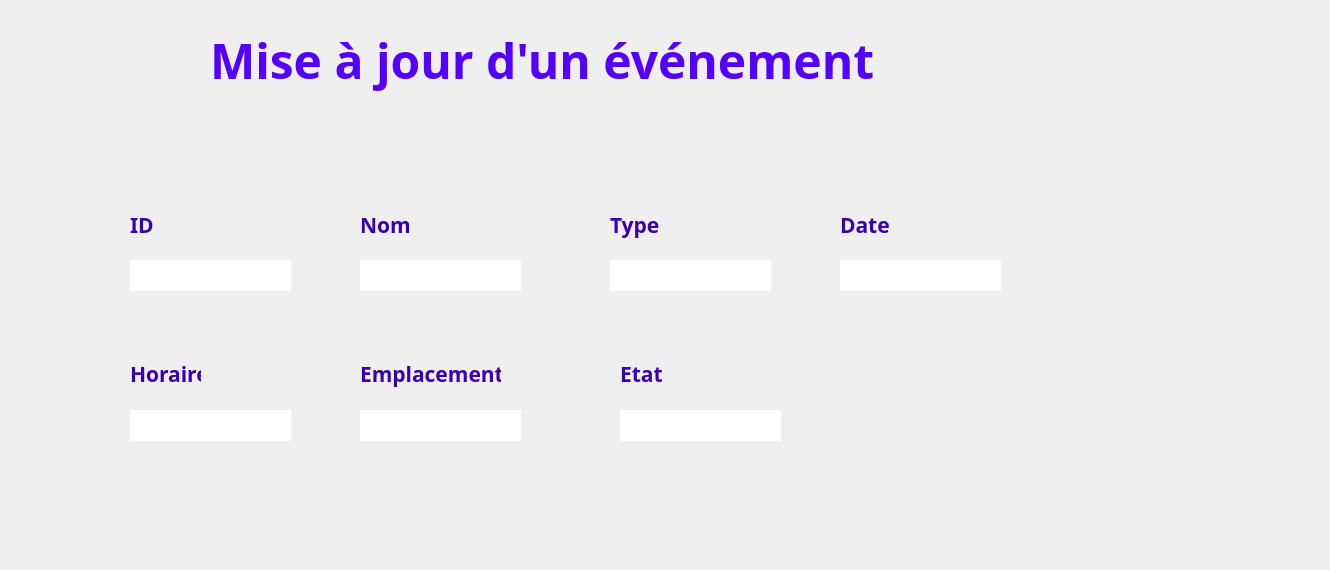
      <widget class="QWidget" name="page_6">
       <widget class="QLineEdit" name="maj_nom">
        <property name="geometry">
         <rect>
          <x>360</x>
          <y>260</y>
          <width>161</width>
          <height>31</height>
         </rect>
        </property>
        <property name="font">
         <font>
          <family>Javanese Text</family>
          <pointsize>12</pointsize>
         </font>
        </property>
        <property name="styleSheet">
         <string notr="true">#maj_nom{
background-color: transparent;
border-image: url(:champs.png);
background: none;
border: none;
background-repeat: none;
}
</string>
        </property>
       </widget>
       <widget class="QLineEdit" name="maj_hor">
        <property name="geometry">
         <rect>
          <x>130</x>
          <y>410</y>
          <width>161</width>
          <height>31</height>
         </rect>
        </property>
        <property name="font">
         <font>
          <family>Javanese Text</family>
          <pointsize>12</pointsize>
         </font>
        </property>
        <property name="styleSheet">
         <string notr="true">#maj_hor{
background-color: transparent;
border-image: url(:champs.png);
background: none;
border: none;
background-repeat: none;
}
</string>
        </property>
       </widget>
       <widget class="QLineEdit" name="maj_etat">
        <property name="geometry">
         <rect>
          <x>620</x>
          <y>410</y>
          <width>161</width>
          <height>31</height>
         </rect>
        </property>
        <property name="font">
         <font>
          <family>Javanese Text</family>
          <pointsize>12</pointsize>
         </font>
        </property>
        <property name="styleSheet">
         <string notr="true">#maj_etat{
background-color: transparent;
border-image: url(:champs.png);
background: none;
border: none;
background-repeat: none;
}
</string>
        </property>
       </widget>
       <widget class="QLineEdit" name="maj_type">
        <property name="geometry">
         <rect>
          <x>610</x>
          <y>260</y>
          <width>161</width>
          <height>31</height>
         </rect>
        </property>
        <property name="font">
         <font>
          <family>Javanese Text</family>
          <pointsize>12</pointsize>
         </font>
        </property>
        <property name="styleSheet">
         <string notr="true">#maj_type{
background-color: transparent;
border-image: url(:champs.png);
background: none;
border: none;
background-repeat: none;
}
</string>
        </property>
       </widget>
       <widget class="QLineEdit" name="maj_id">
        <property name="geometry">
         <rect>
          <x>130</x>
          <y>260</y>
          <width>161</width>
          <height>31</height>
         </rect>
        </property>
        <property name="font">
         <font>
          <family>Javanese Text</family>
          <pointsize>12</pointsize>
         </font>
        </property>
        <property name="styleSheet">
         <string notr="true">#maj_id{
background-color: transparent;
border-image: url(:champs.png);
background: none;
border: none;
background-repeat: none;
}
</string>
        </property>
       </widget>
       <widget class="QPushButton" name="maj_cancel">
        <property name="geometry">
         <rect>
          <x>940</x>
          <y>520</y>
          <width>141</width>
          <height>41</height>
         </rect>
        </property>
        <property name="styleSheet">
         <string notr="true">#maj_cancel{
background-color: transparent;
border-image: url(:Annuler.png);
background: none;
border: none;
background-repeat: none;
}
#maj_cancel:hover{
background-color: transparent;
border-image: url(:Annuler_P.png);
background: none;
border: none;
background-repeat: none;
}</string>
        </property>
        <property name="text">
         <string/>
        </property>
       </widget>
       <widget class="QLineEdit" name="maj_empl">
        <property name="geometry">
         <rect>
          <x>360</x>
          <y>410</y>
          <width>161</width>
          <height>31</height>
         </rect>
        </property>
        <property name="font">
         <font>
          <family>Javanese Text</family>
          <pointsize>12</pointsize>
         </font>
        </property>
        <property name="styleSheet">
         <string notr="true">#maj_empl{
background-color: transparent;
border-image: url(:champs.png);
background: none;
border: none;
background-repeat: none;
}
</string>
        </property>
       </widget>
       <widget class="QLineEdit" name="maj_date">
        <property name="geometry">
         <rect>
          <x>840</x>
          <y>260</y>
          <width>161</width>
          <height>31</height>
         </rect>
        </property>
        <property name="font">
         <font>
          <family>Javanese Text</family>
          <pointsize>12</pointsize>
         </font>
        </property>
        <property name="styleSheet">
         <string notr="true">#maj_date{
background-color: transparent;
border-image: url(:champs.png);
background: none;
border: none;
background-repeat: none;
}
</string>
        </property>
       </widget>
       <widget class="QPushButton" name="maj_save">
        <property name="geometry">
         <rect>
          <x>940</x>
          <y>470</y>
          <width>141</width>
          <height>41</height>
         </rect>
        </property>
        <property name="styleSheet">
         <string notr="true">#maj_save{
background-color: transparent;
border-image: url(:Enregistrer.png);
background: none;
border: none;
background-repeat: none;
}
#maj_save:hover{
background-color: transparent;
border-image: url(:Enregistrer.png);
background: none;
border: none;
background-repeat: none;
}</string>
        </property>
        <property name="text">
         <string/>
        </property>
       </widget>
       <widget class="QLabel" name="icon_4">
        <property name="geometry">
         <rect>
          <x>630</x>
          <y>120</y>
          <width>691</width>
          <height>371</height>
         </rect>
        </property>
        <property name="mouseTracking">
         <bool>false</bool>
        </property>
        <property name="styleSheet">
         <string notr="true">#icon{
background-color: transparent;
border-image: none;
background: none;
border: none;
background-repeat: none;
}</string>
        </property>
        <property name="frameShape">
         <enum>QFrame::NoFrame</enum>
        </property>
        <property name="text">
         <string/>
        </property>
        <property name="pixmap">
         <pixmap>../logo.jpg</pixmap>
        </property>
       </widget>
       <widget class="QLabel" name="label_33">
        <property name="geometry">
         <rect>
          <x>210</x>
          <y>20</y>
          <width>681</width>
          <height>81</height>
         </rect>
        </property>
        <property name="font">
         <font>
          <family>Segoe Print</family>
         </font>
        </property>
        <property name="styleSheet">
         <string notr="true">#label_16 {
background-color: transparent;
background: none;
border: none;
background-repeat: none;
}
</string>
        </property>
        <property name="text">
         <string>&lt;html&gt;&lt;head/&gt;&lt;body&gt;&lt;p&gt;&lt;span style=&quot; font-size:36pt; font-weight:600; color:#5500ff;&quot;&gt;Mise à jour d'un événement&lt;/span&gt;&lt;/p&gt;&lt;/body&gt;&lt;/html&gt;</string>
        </property>
        <property name="textFormat">
         <enum>Qt::AutoText</enum>
        </property>
        <property name="scaledContents">
         <bool>false</bool>
        </property>
       </widget>
       <widget class="QLabel" name="label_178">
        <property name="geometry">
         <rect>
          <x>360</x>
          <y>210</y>
          <width>71</width>
          <height>31</height>
         </rect>
        </property>
        <property name="palette">
         <palette>
          <active>
           <colorrole role="WindowText">
            <brush brushstyle="SolidPattern">
             <color alpha="255">
              <red>4</red>
              <green>7</green>
              <blue>62</blue>
             </color>
            </brush>
           </colorrole>
          </active>
          <inactive>
           <colorrole role="WindowText">
            <brush brushstyle="SolidPattern">
             <color alpha="255">
              <red>4</red>
              <green>7</green>
              <blue>62</blue>
             </color>
            </brush>
           </colorrole>
          </inactive>
          <disabled>
           <colorrole role="WindowText">
            <brush brushstyle="SolidPattern">
             <color alpha="255">
              <red>120</red>
              <green>120</green>
              <blue>120</blue>
             </color>
            </brush>
           </colorrole>
          </disabled>
         </palette>
        </property>
        <property name="font">
         <font>
          <family>Corbel</family>
         </font>
        </property>
        <property name="text">
         <string>&lt;html&gt;&lt;head/&gt;&lt;body&gt;&lt;p&gt;&lt;span style=&quot; font-size:16pt; font-weight:600; color:#3a00af;&quot;&gt;Nom&lt;/span&gt;&lt;/p&gt;&lt;/body&gt;&lt;/html&gt;</string>
        </property>
       </widget>
       <widget class="QLabel" name="label_179">
        <property name="geometry">
         <rect>
          <x>130</x>
          <y>359</y>
          <width>71</width>
          <height>31</height>
         </rect>
        </property>
        <property name="palette">
         <palette>
          <active>
           <colorrole role="WindowText">
            <brush brushstyle="SolidPattern">
             <color alpha="255">
              <red>4</red>
              <green>7</green>
              <blue>62</blue>
             </color>
            </brush>
           </colorrole>
          </active>
          <inactive>
           <colorrole role="WindowText">
            <brush brushstyle="SolidPattern">
             <color alpha="255">
              <red>4</red>
              <green>7</green>
              <blue>62</blue>
             </color>
            </brush>
           </colorrole>
          </inactive>
          <disabled>
           <colorrole role="WindowText">
            <brush brushstyle="SolidPattern">
             <color alpha="255">
              <red>120</red>
              <green>120</green>
              <blue>120</blue>
             </color>
            </brush>
           </colorrole>
          </disabled>
         </palette>
        </property>
        <property name="font">
         <font>
          <family>Corbel</family>
         </font>
        </property>
        <property name="text">
         <string>&lt;html&gt;&lt;head/&gt;&lt;body&gt;&lt;p&gt;&lt;span style=&quot; font-size:16pt; font-weight:600; color:#3a00af;&quot;&gt;Horaire&lt;/span&gt;&lt;/p&gt;&lt;/body&gt;&lt;/html&gt;</string>
        </property>
       </widget>
       <widget class="QLabel" name="label_180">
        <property name="geometry">
         <rect>
          <x>620</x>
          <y>359</y>
          <width>71</width>
          <height>31</height>
         </rect>
        </property>
        <property name="palette">
         <palette>
          <active>
           <colorrole role="WindowText">
            <brush brushstyle="SolidPattern">
             <color alpha="255">
              <red>4</red>
              <green>7</green>
              <blue>62</blue>
             </color>
            </brush>
           </colorrole>
          </active>
          <inactive>
           <colorrole role="WindowText">
            <brush brushstyle="SolidPattern">
             <color alpha="255">
              <red>4</red>
              <green>7</green>
              <blue>62</blue>
             </color>
            </brush>
           </colorrole>
          </inactive>
          <disabled>
           <colorrole role="WindowText">
            <brush brushstyle="SolidPattern">
             <color alpha="255">
              <red>120</red>
              <green>120</green>
              <blue>120</blue>
             </color>
            </brush>
           </colorrole>
          </disabled>
         </palette>
        </property>
        <property name="font">
         <font>
          <family>Corbel</family>
         </font>
        </property>
        <property name="text">
         <string>&lt;html&gt;&lt;head/&gt;&lt;body&gt;&lt;p&gt;&lt;span style=&quot; font-size:16pt; font-weight:600; color:#3a00af;&quot;&gt;Etat&lt;/span&gt;&lt;/p&gt;&lt;/body&gt;&lt;/html&gt;</string>
        </property>
       </widget>
       <widget class="QLabel" name="label_181">
        <property name="geometry">
         <rect>
          <x>610</x>
          <y>210</y>
          <width>71</width>
          <height>31</height>
         </rect>
        </property>
        <property name="palette">
         <palette>
          <active>
           <colorrole role="WindowText">
            <brush brushstyle="SolidPattern">
             <color alpha="255">
              <red>4</red>
              <green>7</green>
              <blue>62</blue>
             </color>
            </brush>
           </colorrole>
          </active>
          <inactive>
           <colorrole role="WindowText">
            <brush brushstyle="SolidPattern">
             <color alpha="255">
              <red>4</red>
              <green>7</green>
              <blue>62</blue>
             </color>
            </brush>
           </colorrole>
          </inactive>
          <disabled>
           <colorrole role="WindowText">
            <brush brushstyle="SolidPattern">
             <color alpha="255">
              <red>120</red>
              <green>120</green>
              <blue>120</blue>
             </color>
            </brush>
           </colorrole>
          </disabled>
         </palette>
        </property>
        <property name="font">
         <font>
          <family>Corbel</family>
         </font>
        </property>
        <property name="text">
         <string>&lt;html&gt;&lt;head/&gt;&lt;body&gt;&lt;p&gt;&lt;span style=&quot; font-size:16pt; font-weight:600; color:#3a00af;&quot;&gt;Type&lt;/span&gt;&lt;/p&gt;&lt;/body&gt;&lt;/html&gt;</string>
        </property>
       </widget>
       <widget class="QLabel" name="label_182">
        <property name="geometry">
         <rect>
          <x>840</x>
          <y>210</y>
          <width>71</width>
          <height>31</height>
         </rect>
        </property>
        <property name="palette">
         <palette>
          <active>
           <colorrole role="WindowText">
            <brush brushstyle="SolidPattern">
             <color alpha="255">
              <red>4</red>
              <green>7</green>
              <blue>62</blue>
             </color>
            </brush>
           </colorrole>
          </active>
          <inactive>
           <colorrole role="WindowText">
            <brush brushstyle="SolidPattern">
             <color alpha="255">
              <red>4</red>
              <green>7</green>
              <blue>62</blue>
             </color>
            </brush>
           </colorrole>
          </inactive>
          <disabled>
           <colorrole role="WindowText">
            <brush brushstyle="SolidPattern">
             <color alpha="255">
              <red>120</red>
              <green>120</green>
              <blue>120</blue>
             </color>
            </brush>
           </colorrole>
          </disabled>
         </palette>
        </property>
        <property name="font">
         <font>
          <family>Corbel</family>
         </font>
        </property>
        <property name="text">
         <string>&lt;html&gt;&lt;head/&gt;&lt;body&gt;&lt;p&gt;&lt;span style=&quot; font-size:16pt; font-weight:600; color:#3a00af;&quot;&gt;Date&lt;/span&gt;&lt;/p&gt;&lt;/body&gt;&lt;/html&gt;</string>
        </property>
       </widget>
       <widget class="QLabel" name="label_183">
        <property name="geometry">
         <rect>
          <x>130</x>
          <y>210</y>
          <width>41</width>
          <height>31</height>
         </rect>
        </property>
        <property name="palette">
         <palette>
          <active>
           <colorrole role="WindowText">
            <brush brushstyle="SolidPattern">
             <color alpha="255">
              <red>4</red>
              <green>7</green>
              <blue>62</blue>
             </color>
            </brush>
           </colorrole>
          </active>
          <inactive>
           <colorrole role="WindowText">
            <brush brushstyle="SolidPattern">
             <color alpha="255">
              <red>4</red>
              <green>7</green>
              <blue>62</blue>
             </color>
            </brush>
           </colorrole>
          </inactive>
          <disabled>
           <colorrole role="WindowText">
            <brush brushstyle="SolidPattern">
             <color alpha="255">
              <red>120</red>
              <green>120</green>
              <blue>120</blue>
             </color>
            </brush>
           </colorrole>
          </disabled>
         </palette>
        </property>
        <property name="font">
         <font>
          <family>Corbel</family>
         </font>
        </property>
        <property name="text">
         <string>&lt;html&gt;&lt;head/&gt;&lt;body&gt;&lt;p&gt;&lt;span style=&quot; font-size:16pt; font-weight:600; color:#3a00af;&quot;&gt;ID&lt;/span&gt;&lt;/p&gt;&lt;/body&gt;&lt;/html&gt;</string>
        </property>
       </widget>
       <widget class="QLabel" name="label_184">
        <property name="geometry">
         <rect>
          <x>360</x>
          <y>359</y>
          <width>141</width>
          <height>31</height>
         </rect>
        </property>
        <property name="palette">
         <palette>
          <active>
           <colorrole role="WindowText">
            <brush brushstyle="SolidPattern">
             <color alpha="255">
              <red>4</red>
              <green>7</green>
              <blue>62</blue>
             </color>
            </brush>
           </colorrole>
          </active>
          <inactive>
           <colorrole role="WindowText">
            <brush brushstyle="SolidPattern">
             <color alpha="255">
              <red>4</red>
              <green>7</green>
              <blue>62</blue>
             </color>
            </brush>
           </colorrole>
          </inactive>
          <disabled>
           <colorrole role="WindowText">
            <brush brushstyle="SolidPattern">
             <color alpha="255">
              <red>120</red>
              <green>120</green>
              <blue>120</blue>
             </color>
            </brush>
           </colorrole>
          </disabled>
         </palette>
        </property>
        <property name="font">
         <font>
          <family>Corbel</family>
         </font>
        </property>
        <property name="text">
         <string>&lt;html&gt;&lt;head/&gt;&lt;body&gt;&lt;p&gt;&lt;span style=&quot; font-size:16pt; font-weight:600; color:#3a00af;&quot;&gt;Emplacement&lt;/span&gt;&lt;/p&gt;&lt;/body&gt;&lt;/html&gt;</string>
        </property>
       </widget>
       <zorder>icon_4</zorder>
       <zorder>maj_nom</zorder>
       <zorder>maj_hor</zorder>
       <zorder>maj_etat</zorder>
       <zorder>maj_type</zorder>
       <zorder>maj_id</zorder>
       <zorder>maj_cancel</zorder>
       <zorder>maj_empl</zorder>
       <zorder>maj_date</zorder>
       <zorder>maj_save</zorder>
       <zorder>label_33</zorder>
       <zorder>label_178</zorder>
       <zorder>label_179</zorder>
       <zorder>label_180</zorder>
       <zorder>label_181</zorder>
       <zorder>label_182</zorder>
       <zorder>label_183</zorder>
       <zorder>label_184</zorder>
      </widget>
